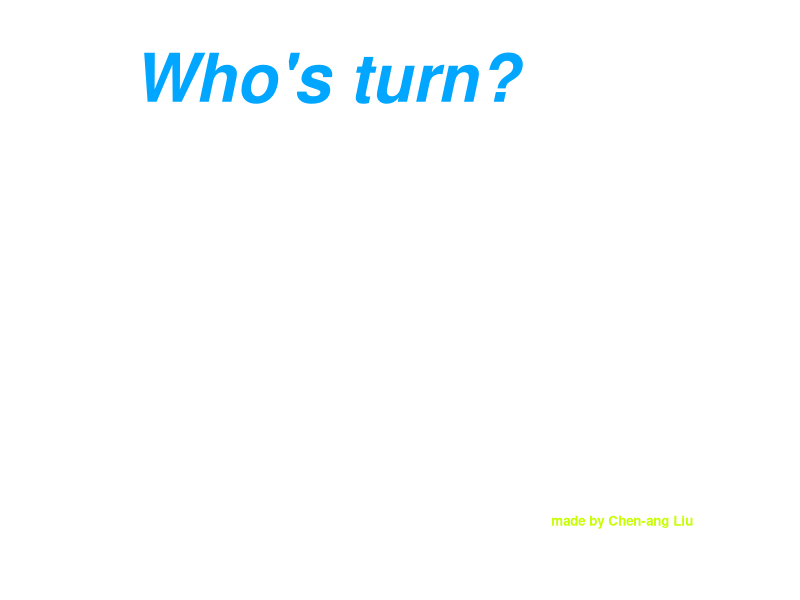

Source code (R):
par(bty="n",xaxt="n", yaxt="n",mar=c(0,0,0,0),cex=4,font=4);
plot(c(0,1),c(0,1),type="n",xlab="",ylab="");
text(0.4,0.9,"Who's turn?",col=rainbow(1000)[sample(1:1000,1)],cex=1);
text(0.8,0.1,"made by Chen-ang Liu",col=rainbow(1000)[sample(1:1000,1)],font=2,cex=0.2);
num<-1:99;
A<-100;
run<-function(key){
    if(key=="s"){
       rect(0.2,0.2,0.8,0.8,col="white",border=NA);
       B<-sample(num,1);
       A<-c(A,B)
       text(0.5,0.5,B,col=rainbow(1000)[sample(1:1000,1)],cex=4); 
    }
}
getGraphicsEvent("run",onKeybd=run);